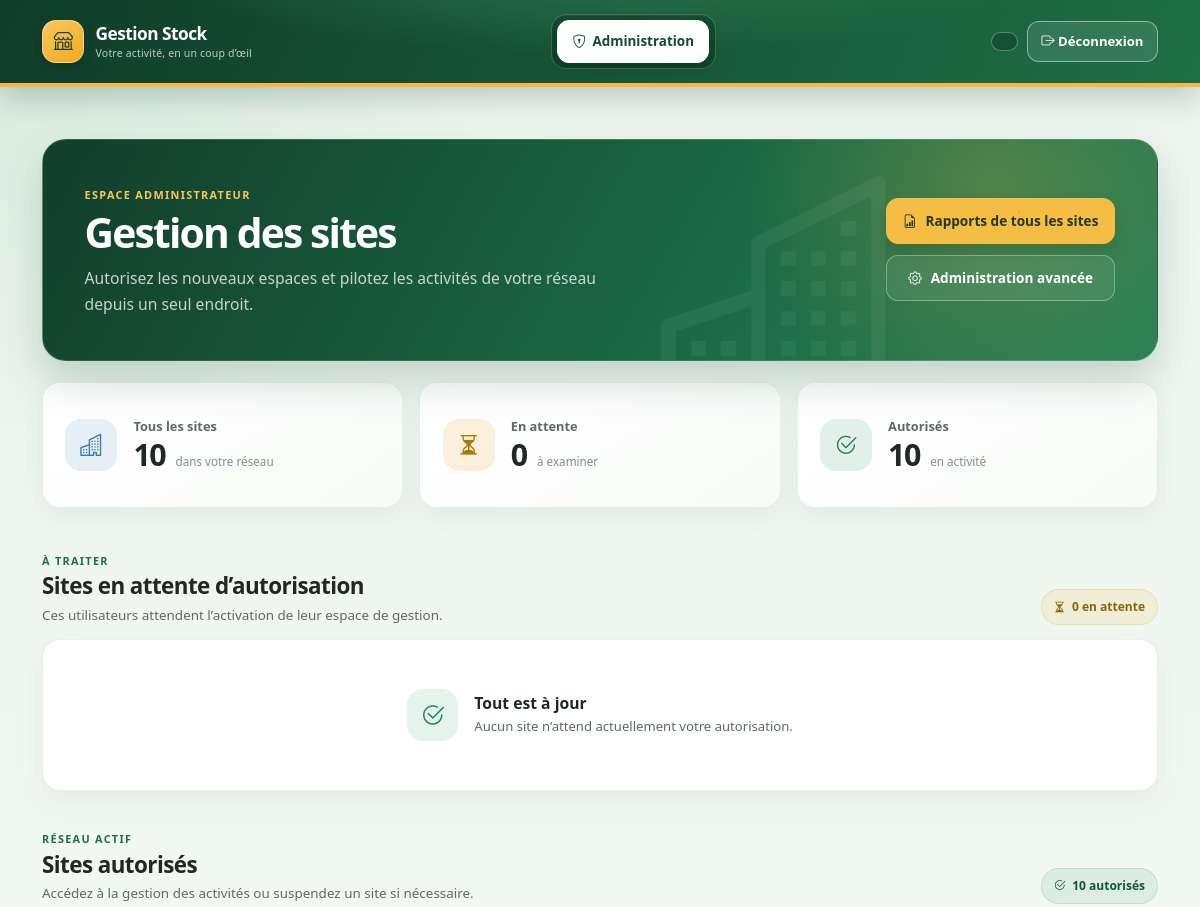
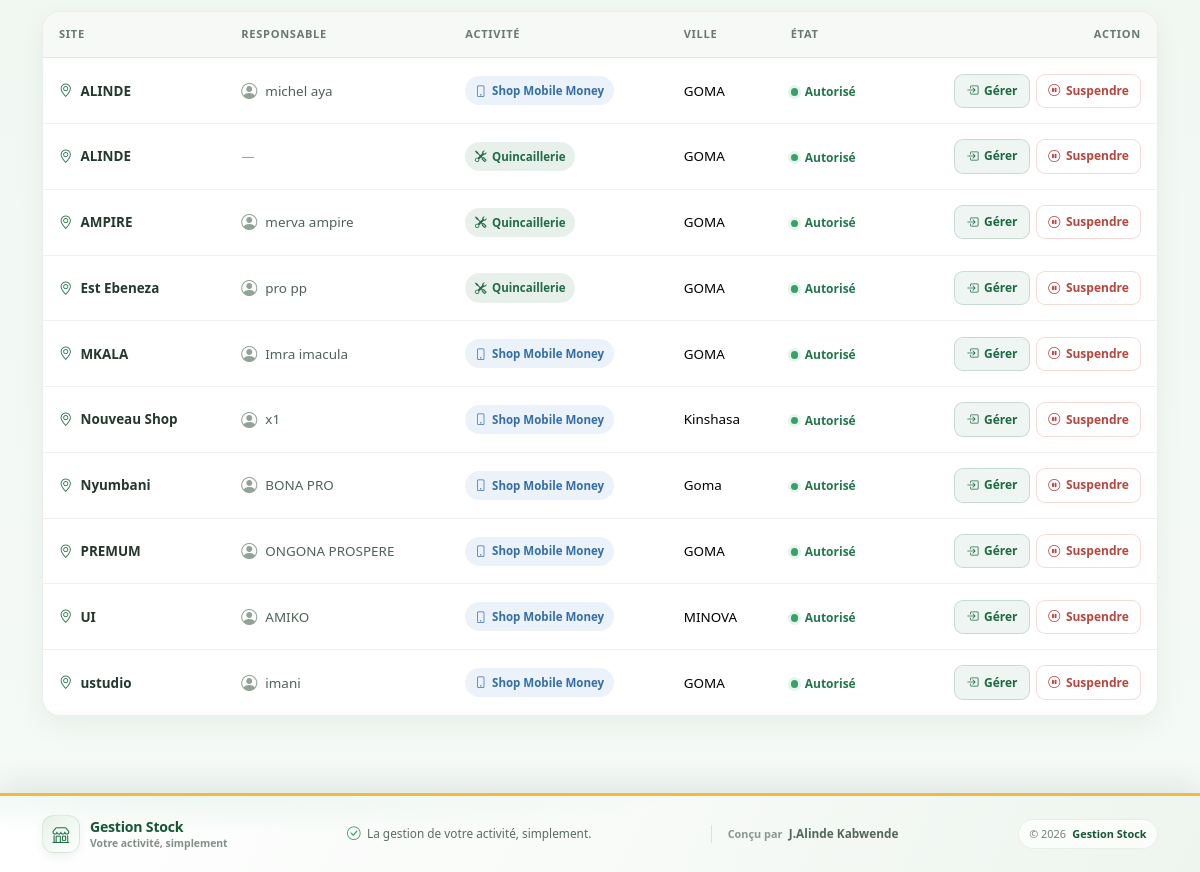
/site/administration/ (signed in), run on the app's committed database (2 pictures, top to bottom).
### core/models.py (models this page shows, shortened)
class Site(models.Model):
    TYPE_CHOICES = [
        ("quincaillerie", "Quincaillerie"),
        ("shop", "Shop Mobile Money"),
    ]
    nom = models.CharField(max_length=150)
    type_site = models.CharField(max_length=20, choices=TYPE_CHOICES)
    adresse = models.CharField(max_length=255, blank=True)
    ville = models.CharField(max_length=100, blank=True)
    actif = models.BooleanField(default=False)
    date_creation = models.DateTimeField(auto_now_add=True)
    class Meta:
        verbose_name = "Site"
        verbose_name_plural = "Sites"

### accounts/models.py (models this page shows, shortened)
class Utilisateur(AbstractUser):
    PROFIL_CHOICES = [
        ("quincaillerie", "Quincaillerie"),
        ("shop", "Shop Mobile Money"),
    ]
    REQUIRED_FIELDS = ["email", "telephone", "profil"]
    telephone = models.CharField(max_length=20, unique=True)
    profil = models.CharField(max_length=20, choices=PROFIL_CHOICES)
    sites = models.ManyToManyField(Site, related_name="vendeurs", blank=True)
    site_actif = models.ForeignKey(
        Site,
        on_delete=models.SET_NULL,
        null=True,
        blank=True,
        related_name="+",
        help_text="Site actuellement sélectionné par le vendeur",
    )
    @property
    def activite_active(self):
        if self.is_staff and self.site_actif_id:
            return self.site_actif.type_site
        return self.profil

### core/views.py (the view)
# urls.py: path("administration/", views.administration, name="administration"),
@user_passes_test(lambda user: user.is_staff)
def administration(request):
    sites = Site.objects.prefetch_related("vendeurs").order_by("actif", "nom")
    context = {
        "sites_en_attente": sites.filter(actif=False),
        "sites_actifs": sites.filter(actif=True),
        "nombre_sites": sites.count(),
    }
    return render(request, "core/administration.html", context)

### templates/core/administration.html (shortened to what this page needs)
{% extends "base.html" %}
{% block content %}
<div class="admin-page">
    <section class="admin-hero">
        <div class="admin-hero-content">
            <p class="section-eyebrow">Espace administrateur</p>
            <h1>Gestion des sites</h1>
            <p>Autorisez les nouveaux espaces et pilotez les activités de votre réseau depuis un seul endroit.</p>
        </div>
        <div class="admin-hero-actions">
            <a href="{% url 'reports:rapports_administration' %}" class="btn btn-admin-report">
                <i class="bi bi-file-earmark-bar-graph"></i>
                <span>Rapports de tous les sites</span>
            </a>
            <a class="btn btn-admin-secondary" href="{% url 'admin:index' %}">
                <i class="bi bi-gear"></i>
                <span>Administration avancée</span>
            </a>
        </div>
        <i class="bi bi-buildings admin-hero-decoration" aria-hidden="true"></i>
    </section>
    <section class="admin-stats" aria-label="Résumé des sites">
        <article class="admin-stat-card">
            <span class="admin-stat-icon total"><i class="bi bi-buildings"></i></span>
            <div>
                <span class="admin-stat-label">Tous les sites</span>
                <strong>{{ nombre_sites }}</strong>
                <span class="admin-stat-note">dans votre réseau</span>
            </div>
        </article>
        <article class="admin-stat-card">
            <span class="admin-stat-icon pending"><i class="bi bi-hourglass-split"></i></span>
            <div>
                <span class="admin-stat-label">En attente</span>
                <strong>{{ sites_en_attente|length }}</strong>
                <span class="admin-stat-note">à examiner</span>
            </div>
        </article>
        <article class="admin-stat-card">
            <span class="admin-stat-icon active"><i class="bi bi-check2-circle"></i></span>
            <div>
                <span class="admin-stat-label">Autorisés</span>
                <strong>{{ sites_actifs|length }}</strong>
                <span class="admin-stat-note">en activité</span>
            </div>
        </article>
    </section>
    <section class="admin-section">
        <div class="admin-section-heading">
            <div>
                <span class="section-eyebrow">À traiter</span>
                <h2>Sites en attente d’autorisation</h2>
                <p>Ces utilisateurs attendent l’activation de leur espace de gestion.</p>
            </div>
            <span class="admin-count pending-count">
                <i class="bi bi-hourglass-split"></i> {{ sites_en_attente|length }} en attente
            </span>
        </div>
        <div class="admin-table-card">
            {% if sites_en_attente %}
                <div class="table-responsive">
                    <table class="table admin-table align-middle mb-0">
                        <thead>
                            <tr>
                                <th>Site</th><th>Responsable</th><th>Activité</th>
                                <th>Ville</th><th>Créé le</th><th class="text-end">Action</th>
                            </tr>
                        </thead>
                        <tbody>
                        {% for site in sites_en_attente %}
                            <tr>
                                <td>
                                    <span class="admin-site-name"><i class="bi bi-geo-alt"></i>{{ site.nom }}</span>
                                </td>
                                <td>
                                    {% with responsable=site.vendeurs.all|first %}
                                        {% if responsable %}
                                            <span class="admin-responsable"><i class="bi bi-person-circle"></i>{{ responsable.get_full_name|default:responsable.username }}</span>
                                        {% else %}<span class="admin-muted">—</span>{% endif %}
                                    {% endwith %}
                                </td>
                                <td>
                                    <span class="admin-activity {% if site.type_site == 'shop' %}shop{% else %}hardware{% endif %}">
                                        {% if site.type_site == 'shop' %}<i class="bi bi-phone"></i>{% else %}<i class="bi bi-tools"></i>{% endif %}
                                        {{ site.get_type_site_display }}
                                    </span>
                                </td>
                                <td>{{ site.ville|default:"—" }}</td>
                                <td>{{ site.date_creation|date:"d/m/Y" }}</td>
                                <td class="text-end">
                                    <form method="post" action="{% url 'core:site_approbation' site.id %}">
                                        {% csrf_token %}
                                        <input type="hidden" name="actif" value="true">
                                        <button class="btn btn-admin-approve btn-sm" type="submit">
                                            <i class="bi bi-check-lg"></i> Autoriser
                                        </button>
                                    </form>
                                </td>
                            </tr>
                        {% endfor %}
                        </tbody>
                    </table>
                </div>
            {% else %}
                <div class="admin-empty-state">
                    <span class="admin-empty-icon"><i class="bi bi-check2-circle"></i></span>
                    <div>
                        <h3>Tout est à jour</h3>
                        <p>Aucun site n’attend actuellement votre autorisation.</p>
                    </div>
                </div>
            {% endif %}
        </div>
    </section>
    <section class="admin-section">
        <div class="admin-section-heading">
            <div>
                <span class="section-eyebrow">Réseau actif</span>
                <h2>Sites autorisés</h2>
                <p>Accédez à la gestion des activités ou suspendez un site si nécessaire.</p>
            </div>
            <span class="admin-count active-count">
                <i class="bi bi-check2-circle"></i> {{ sites_actifs|length }} autorisé{{ sites_actifs|length|pluralize:"s" }}
            </span>
        </div>
        <div class="admin-table-card">
            {% if sites_actifs %}
                <div class="table-responsive">
                    <table class="table admin-table align-middle mb-0">
                        <thead>
                            <tr>
                                <th>Site</th><th>Responsable</th><th>Activité</th>
                                <th>Ville</th><th>État</th><th class="text-end">Action</th>
                            </tr>
                        </thead>
                        <tbody>
                        {% for site in sites_actifs %}
                            <tr>
                                <td>
                                    <span class="admin-site-name"><i class="bi bi-geo-alt"></i>{{ site.nom }}</span>
                                </td>
                                <td>
                                    {% with responsable=site.vendeurs.all|first %}
                                        {% if responsable %}
                                            <span class="admin-responsable"><i class="bi bi-person-circle"></i>{{ responsable.get_full_name|default:responsable.username }}</span>
                                        {% else %}<span class="admin-muted">—</span>{% endif %}
                                    {% endwith %}
                                </td>
                                <td>
                                    <span class="admin-activity {% if site.type_site == 'shop' %}shop{% else %}hardware{% endif %}">
                                        {% if site.type_site == 'shop' %}<i class="bi bi-phone"></i>{% else %}<i class="bi bi-tools"></i>{% endif %}
                                        {{ site.get_type_site_display }}
                                    </span>
                                </td>
                                <td>{{ site.ville|default:"—" }}</td>
                                <td><span class="admin-status"><span></span> Autorisé</span></td>
                                <td class="text-end">
                                    <div class="admin-row-actions">
                                        <a href="{% url 'core:changer_site' site.id %}" class="btn btn-admin-manage btn-sm">
                                            <i class="bi bi-box-arrow-in-right"></i> Gérer
                                        </a>
                                        <form method="post" action="{% url 'core:site_approbation' site.id %}">
                                            <button class="btn btn-admin-suspend btn-sm" type="submit"
                                                    onclick="return confirm('Suspendre ce site ? Ses utilisateurs ne pourront plus accéder à l’application.');">
                                                <i class="bi bi-pause-circle"></i> Suspendre
                                            </button>
                                        </form>
                                    </div>
                                </td>
                            </tr>
                        {% endfor %}
                        </tbody>
                    </table>
                </div>
            {% endif %}
        </div>
    </section>
</div>
{% endblock %}

### data on the page
Site: nom "ALINDE", vendeurs.get_full_name "michel aya", type_site "Shop Mobile Money", ville "GOMA"
Site: nom "ALINDE", type_site "Quincaillerie", ville "GOMA"
Site: nom "AMPIRE", vendeurs.get_full_name "merva ampire", type_site "Quincaillerie", ville "GOMA"
Site: nom "Est Ebeneza", vendeurs.get_full_name "pro pp", type_site "Quincaillerie", ville "GOMA"
Site: nom "MKALA", vendeurs.get_full_name "Imra imacula", type_site "Shop Mobile Money", ville "GOMA"
Site: nom "Nouveau Shop", vendeurs.get_full_name "x1", type_site "Shop Mobile Money", ville "Kinshasa"
Site: nom "Nyumbani", vendeurs.get_full_name "BONA PRO", type_site "Shop Mobile Money", ville "Goma"
Site: nom "PREMUM", vendeurs.get_full_name "ONGONA PROSPERE", type_site "Shop Mobile Money", ville "GOMA"
Site: nom "UI", vendeurs.get_full_name "AMIKO", type_site "Shop Mobile Money", ville "MINOVA"
Site: nom "ustudio", vendeurs.get_full_name "imani", type_site "Shop Mobile Money", ville "GOMA"

### other printed values
{{ nombre_sites }} "10"
{{ sites_en_attente|length }} "0"
{{ sites_actifs|length }} "10"
